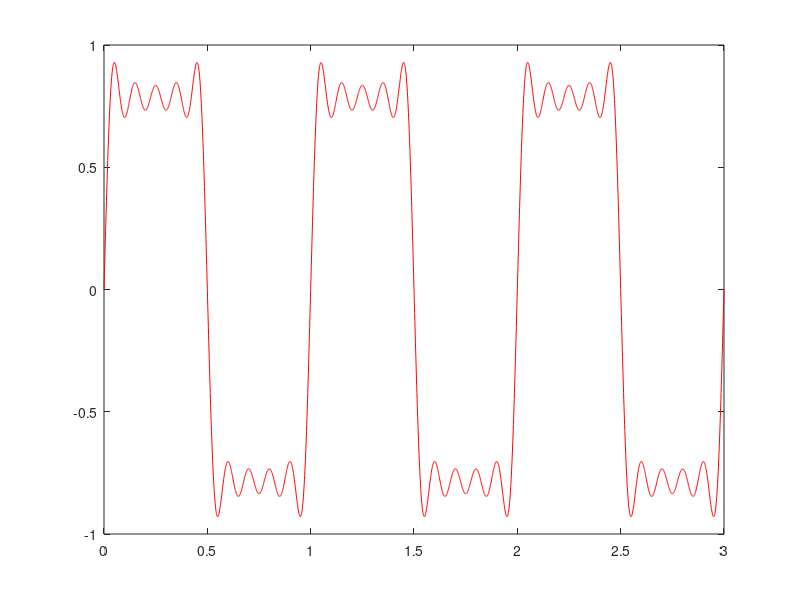

MATLAB code for this plot:
clf
% f1=2;
% f2=3;
% A1=1.5;
% A2=2;
% t=0:0.01:5;
% s1=A1*sin(2*pi*f1*t);
% s2=A2*sin(2*pi*f2*t);
% figure(1)
% plot(t,s1,'r--',t,s2,'m--')
% hold on
% plot(t,s1+s2,'b');
% legend('s1','s2','s1+s2')
A1=1;
f1=1;
A2=1/3;
f2=3;
A3=1/9;
f3=9;
A4=1/5;
f4=5;
A5=1/7;
f5=7;
t=0:0.001:3;
ct = A1*sin(2*pi*f1*t) + A2*sin(2*pi*f2*t) + A3*sin(2*pi*f3*t) + A4*sin(2*pi*f4*t) + A5*sin(2*pi*f5*t);
figure(1)
plot(t, ct, 'r');
